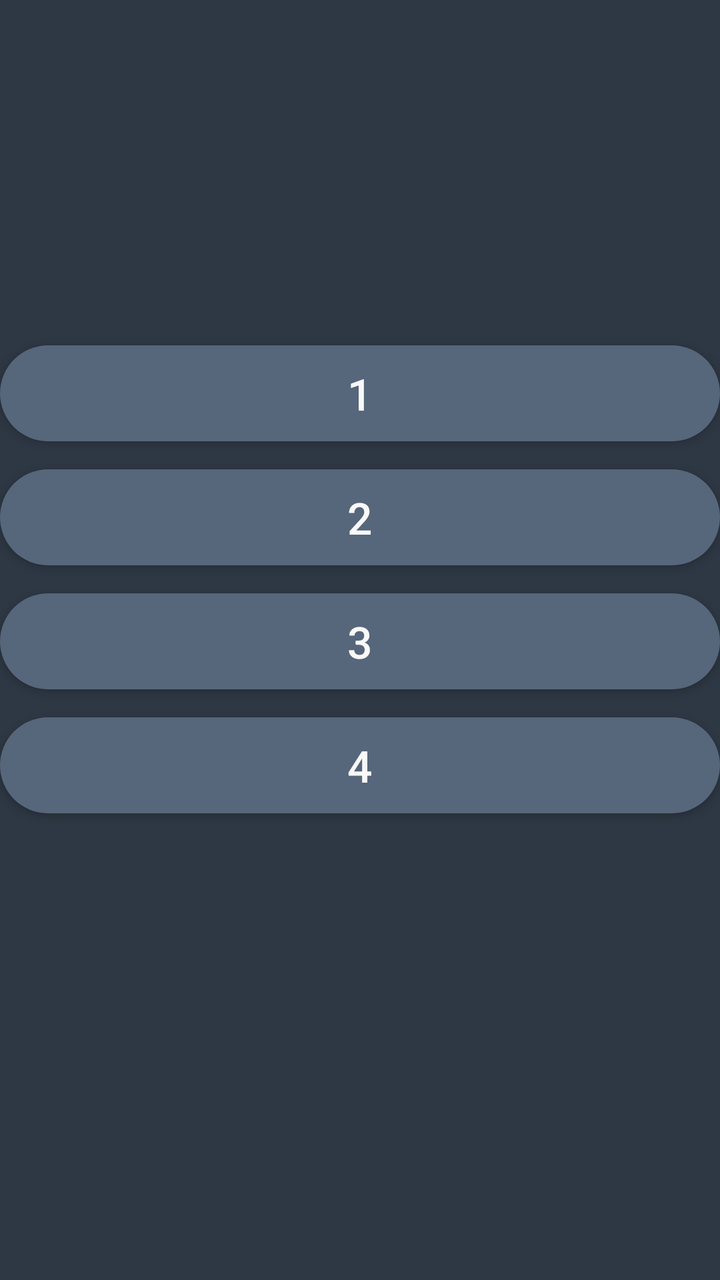
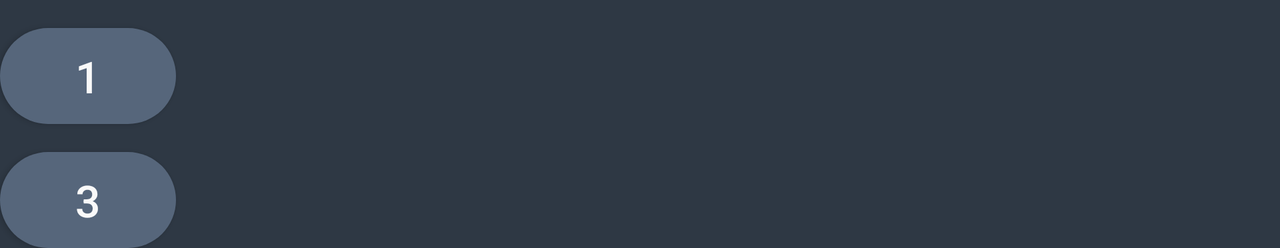

An Android layout and its configuration variant, each rendered on a device that would load it. The default file and the variant file are quoted in full after the pictures.
<!-- AndroidManifest.xml: application theme AppTheme -->
<!-- res/layout/menu_buttons_fragment.xml -->
<?xml version="1.0" encoding="utf-8"?>
<android.support.constraint.ConstraintLayout xmlns:android="http://schemas.android.com/apk/res/android"
    xmlns:app="http://schemas.android.com/apk/res-auto"
    xmlns:tools="http://schemas.android.com/tools"
    android:orientation="vertical"
    android:layout_width="match_parent"
    android:layout_height="match_parent"
    android:background="@color/appBackground"
    >

    <Button
        android:id="@+id/button1"
        style="@style/Button"
        android:text="1"
        app:layout_constraintLeft_toLeftOf="parent"
        app:layout_constraintRight_toRightOf="parent"
        android:layout_marginBottom="@dimen/buttonsVerticalSpacing"
        app:layout_constraintBottom_toTopOf="@+id/button2"
        app:layout_constraintHorizontal_bias="0.0"
        tools:layout_constraintRight_creator="1"
        tools:layout_constraintLeft_creator="1"
        />

    <Button
        android:id="@+id/button2"
        style="@style/Button"
        android:text="2"
        app:layout_constraintLeft_toLeftOf="@+id/button1"
        app:layout_constraintRight_toRightOf="@+id/button1"
        android:layout_marginBottom="@dimen/buttonsVerticalSpacing"
        app:layout_constraintBottom_toTopOf="@+id/button3"
        app:layout_constraintHorizontal_bias="0.0"
        tools:layout_constraintRight_creator="1"
        tools:layout_constraintLeft_creator="1" />

    <Button
        android:id="@+id/button3"
        style="@style/Button"
        android:text="3"
        app:layout_constraintLeft_toLeftOf="@+id/button1"
        app:layout_constraintRight_toRightOf="@+id/button1"
        app:layout_constraintTop_toTopOf="parent"
        app:layout_constraintBottom_toBottomOf="parent"
        app:layout_constraintVertical_bias="0.501"
        app:layout_constraintHorizontal_bias="0.0"
        tools:layout_constraintRight_creator="1"
        tools:layout_constraintLeft_creator="1" />

    <Button
        android:id="@+id/button4"
        style="@style/Button"
        android:layout_marginTop="@dimen/buttonsVerticalSpacing"
        android:text="4"
        app:layout_constraintLeft_toLeftOf="@+id/button1"
        app:layout_constraintRight_toRightOf="@+id/button1"
        app:layout_constraintTop_toBottomOf="@+id/button3"
        app:layout_constraintHorizontal_bias="0.0"
        tools:layout_constraintRight_creator="1"
        tools:layout_constraintLeft_creator="1" />

</android.support.constraint.ConstraintLayout>
<!-- resources referenced by this layout -->
<resources>
  <color name="appBackground">#2E3844</color>
  <dimen name="buttonsVerticalSpacing">14dp</dimen>
  <style name="Button">
          <item name="android:textAllCaps">false</item>
          <item name="android:layout_width">0dp</item>
          <item name="android:layout_height">wrap_content</item>
          <item name="android:padding">@dimen/buttonsPadding</item>
          <item name="android:textColor">@color/text</item>
          <item name="android:textSize">@dimen/buttonTextSize</item>
          <item name="android:background">@drawable/button_shape</item>
      </style>
  <style name="AppTheme" parent="Theme.AppCompat.Light.NoActionBar">
          
          <item name="colorPrimary">@color/colorPrimary</item>
          <item name="colorPrimaryDark">@color/colorPrimaryDark</item>
          <item name="colorAccent">@color/colorAccent</item>
          <item name="android:windowFullscreen">true</item>
      </style>
  <dimen name="buttonsPadding">0dp</dimen>
  <color name="text">#f9f9f9</color>
  <dimen name="buttonTextSize">22sp</dimen>
  <!-- drawable button_shape (drawable) -->
  <?xml version="1.0" encoding="utf-8"?>
  <selector xmlns:android="http://schemas.android.com/apk/res/android">
      <item android:state_enabled="false">
          <shape
              xmlns:android="http://schemas.android.com/apk/res/android"
              android:shape="rectangle"
              >
              <corners
                  android:radius="90dp"
                  />
              <solid
                  android:color="@color/buttonsBackgroundDisabled"
                  />
          </shape>
      </item>
  
      <item android:state_pressed="true">
          <shape
              xmlns:android="http://schemas.android.com/apk/res/android"
              android:shape="rectangle"
              >
              <corners
                  android:radius="90dp"
                  />
              <solid
                  android:color="@color/buttonsBackgroundPressed"
                  />
          </shape>
      </item>
  
      <item>
          <shape
              xmlns:android="http://schemas.android.com/apk/res/android"
              android:shape="rectangle"
              >
              <corners
                  android:radius="90dp"
                  />
              <solid
                  android:color="@color/buttonsBackground"
                  />
          </shape>
      </item>
  
  </selector>
  <color name="colorPrimary">#3F51B5</color>
  <color name="colorPrimaryDark">#303F9F</color>
  <color name="colorAccent">#7197BE</color>
  <color name="buttonsBackgroundDisabled">#2d192129</color>
  <color name="buttonsBackgroundPressed">#192129</color>
  <color name="buttonsBackground">#56667b</color>
</resources>
<!-- res/layout-land/menu_buttons_fragment.xml (the repository's variant of the layout above) -->
<!-- drawn on the phone turned sideways -->
<?xml version="1.0" encoding="utf-8"?>
<android.support.constraint.ConstraintLayout xmlns:android="http://schemas.android.com/apk/res/android"
    xmlns:app="http://schemas.android.com/apk/res-auto"
    xmlns:tools="http://schemas.android.com/tools"
    android:orientation="vertical"
    android:layout_width="match_parent"
    android:layout_height="wrap_content"
    android:background="@color/appBackground"
    tools:layout_editor_absoluteY="73dp"
    tools:layout_editor_absoluteX="0dp"
    android:layout_weight="10"
    >

    <Button
        android:id="@+id/button1"
        style="@style/Button"
        android:text="1"
        app:layout_constraintTop_toTopOf="parent"
        app:layout_constraintEnd_toStartOf="@+id/button2"
        app:layout_constraintLeft_toLeftOf="parent"
        android:layout_marginTop="@dimen/buttonsVerticalSpacing"
        android:layout_marginLeft="0dp" />

    <Button
        android:id="@+id/button2"
        style="@style/Button"
        android:text="2"
        app:layout_constraintLeft_toRightOf="@+id/button1"
        android:layout_marginLeft="@dimen/buttonsVerticalSpacing"
        app:layout_constraintTop_toTopOf="@+id/button1"
        android:layout_marginTop="0dp"
        app:layout_constraintRight_toRightOf="parent" />

    <Button
        android:id="@+id/button3"
        style="@style/Button"
        android:text="3"
        android:layout_marginTop="@dimen/buttonsVerticalSpacing"
        app:layout_constraintTop_toBottomOf="@+id/button1"
        app:layout_constraintLeft_toLeftOf="@+id/button1"
        app:layout_constraintRight_toRightOf="@+id/button1" />

    <Button
        android:id="@+id/button4"
        style="@style/Button"
        android:text="4"
        android:layout_marginTop="@dimen/buttonsVerticalSpacing"
        app:layout_constraintTop_toBottomOf="@+id/button2"
        app:layout_constraintRight_toRightOf="@+id/button2"
        app:layout_constraintLeft_toLeftOf="@+id/button2" />

</android.support.constraint.ConstraintLayout>
